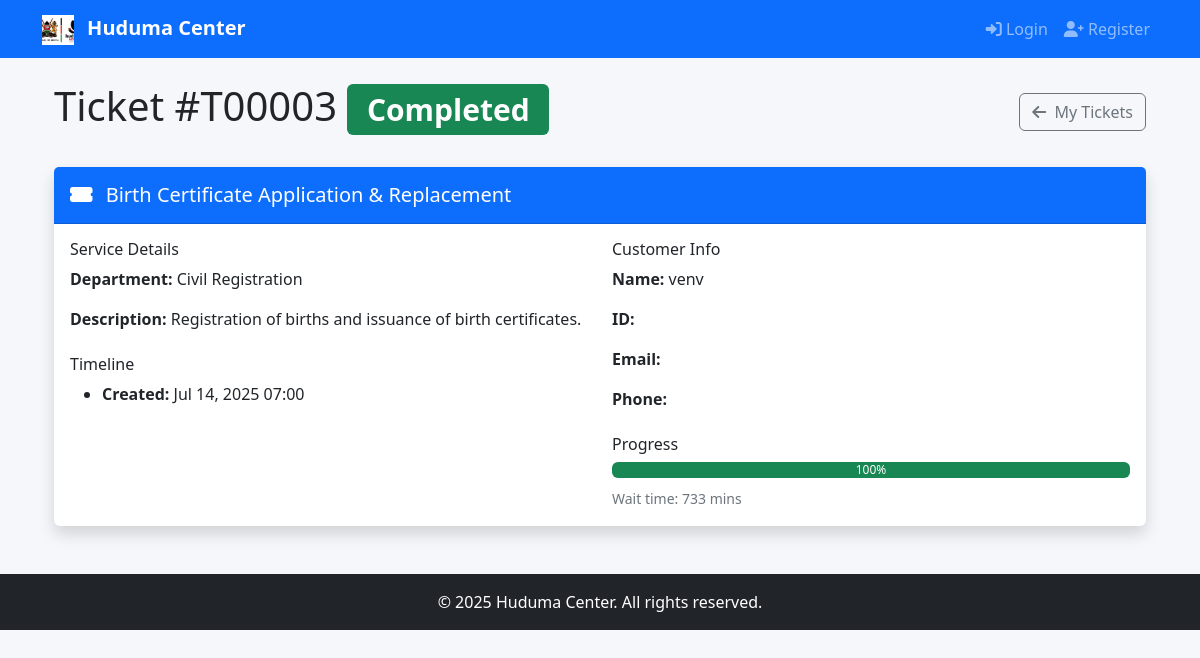
/queue/3/, run on the app's committed database.
### queue1/models.py (models this page shows, shortened)
class Ticket(models.Model):
    PENDING = 'P'
    PROCESSING = 'G'
    COMPLETED = 'C'
    STATUS_CHOICES = [
        (PENDING, 'Pending'),
        (PROCESSING, 'Processing'),
        (COMPLETED, 'Completed')
    ]
    HIGH = 'H'
    NORMAL = 'N'
    PRIORITY_CHOICES = [
        (HIGH, 'High'),
        (NORMAL, 'Normal')
    ]
    service = models.ForeignKey(Service, on_delete=models.CASCADE)
    user = models.ForeignKey(User, on_delete=models.CASCADE)
    created_at = models.DateTimeField(auto_now_add=True)
    status = models.CharField(max_length=1, choices=STATUS_CHOICES, default=PENDING)
    priority = models.CharField(max_length=1, choices=PRIORITY_CHOICES, default=NORMAL)
    ticket_number = models.CharField(max_length=10, unique=True)
    processing_start = models.DateTimeField(null=True, blank=True)
    completed_at = models.DateTimeField(null=True, blank=True)
    @property
    def wait_time(self):
        return (timezone.now() - self.created_at).seconds // 60
    @property
    def progress(self):
        if self.status == self.PROCESSING:
            return 50
        elif self.status == self.COMPLETED:
            return 100
        return 0

### services/models.py (models this page shows, shortened)
class Service(models.Model):
    category = models.ForeignKey(ServiceCategory, on_delete=models.SET_NULL, null=True)
    name = models.CharField(max_length=100)
    description = models.TextField()
    department = models.CharField(max_length=50)
    is_available = models.BooleanField(default=True)

### core/models.py (models this page shows, shortened)
class User(AbstractUser):
    CITIZEN = 'C'
    STAFF = 'S'
    ADMIN = 'A'
    ROLE_CHOICES = [
        (CITIZEN, 'Citizen'),
        (STAFF, 'Staff'),
        (ADMIN, 'Admin')
    ]
    role = models.CharField(max_length=1, choices=ROLE_CHOICES, default=CITIZEN)
    id_number = models.CharField(max_length=20, unique=True)
    phone = models.CharField(max_length=15)

### queue1/views.py (the view, shortened to what this page needs)
# urls.py: path('<int:pk>/', TicketDetailView.as_view(), name='ticket-detail'),
class TicketDetailView(DetailView):
    model = Ticket
    template_name = 'queue1/ticket_detail.html'
    context_object_name = 'ticket'

### templates/queue1/ticket_detail.html (shortened to what this page needs)
{% extends 'base.html' %}
{% load static %}
{% load custom_filters %}
{% block content %}
<div class="container">
  <div class="d-flex justify-content-between align-items-center mb-4">
    <h1>
      Ticket #{{ ticket.ticket_number }}
      <span class="badge
        {% if ticket.status == 'P' %}bg-warning
        {% elif ticket.status == 'G' %}bg-info
        {% else %}bg-success{% endif %}">
        {{ ticket.get_status_display }}
      </span>
    </h1>
    {% if user.role == 'S' or user.role == 'A' %}
      <a href="{% url 'staff-dashboard' %}" class="btn btn-outline-secondary">
        <i class="fas fa-arrow-left me-1"></i> Back to Dashboard
      </a>
    {% else %}
      <a href="{% url 'ticket-list' %}" class="btn btn-outline-secondary">
        <i class="fas fa-arrow-left me-1"></i> My Tickets
      </a>
    {% endif %}
  </div>
  <div class="card shadow mb-4">
    <div class="card-header py-3 {% if ticket.priority == 'H' %}bg-danger text-white{% else %}bg-primary text-white{% endif %}">
      <h5 class="mb-0">
        <i class="fas fa-ticket-alt me-2"></i>
        {{ ticket.service.name }}
      </h5>
    </div>
    <div class="card-body">
      <div class="row">
        <div class="col-md-6">
          <h6>Service Details</h6>
          <p><strong>Department:</strong> {{ ticket.service.department }}</p>
          <p><strong>Description:</strong> {{ ticket.service.description }}</p>
          <h6 class="mt-4">Timeline</h6>
          <ul>
            <li><strong>Created:</strong> {{ ticket.created_at|date:"M d, Y H:i" }}</li>
          </ul>
        </div>
        <div class="col-md-6">
          <h6>Customer Info</h6>
          <p><strong>Name:</strong> {{ ticket.user.get_full_name|default:ticket.user.username }}</p>
          <p><strong>ID:</strong> {{ ticket.user.id_number }}</p>
          <p><strong>Email:</strong> {{ ticket.user.email }}</p>
          <p><strong>Phone:</strong> {{ ticket.user.phone }}</p>
          <h6 class="mt-4">Progress</h6>
          <div class="progress mb-2">
            <div class="progress-bar
              {% if ticket.status == 'P' %}bg-warning
              {% elif ticket.status == 'G' %}bg-info progress-bar-striped progress-bar-animated
              {% else %}bg-success{% endif %}"
              style="width: {{ ticket.progress }}%">
              {{ ticket.progress }}%
            </div>
          </div>
          <small class="text-muted">Wait time: {{ ticket.wait_time }} mins</small>
        </div>
      </div>
    </div>
  </div>
</div>
{% endblock %}

### static/css/styles.css (style rules this page uses)
body { font-family: 'Segoe UI', Tahoma, Geneva, Verdana, sans-serif; background-color: #f5f7fa; }
.card { border: none; box-shadow: 0 0.5rem 1rem rgba(0, 0, 0, 0.05); transition: transform 0.2s; }
.progress-bar { transition: width 0.6s ease; }

### data on the page
Ticket: ticket_number "T00003", status "Completed", service.name "Birth Certificate Application & Replacement", service.department "Civil Registration", service.description "Registration of births and issuance of birth certificates.", created_at "Jul 14, 2025 07:00", user.get_full_name "venv", progress "100", wait_time "733"
